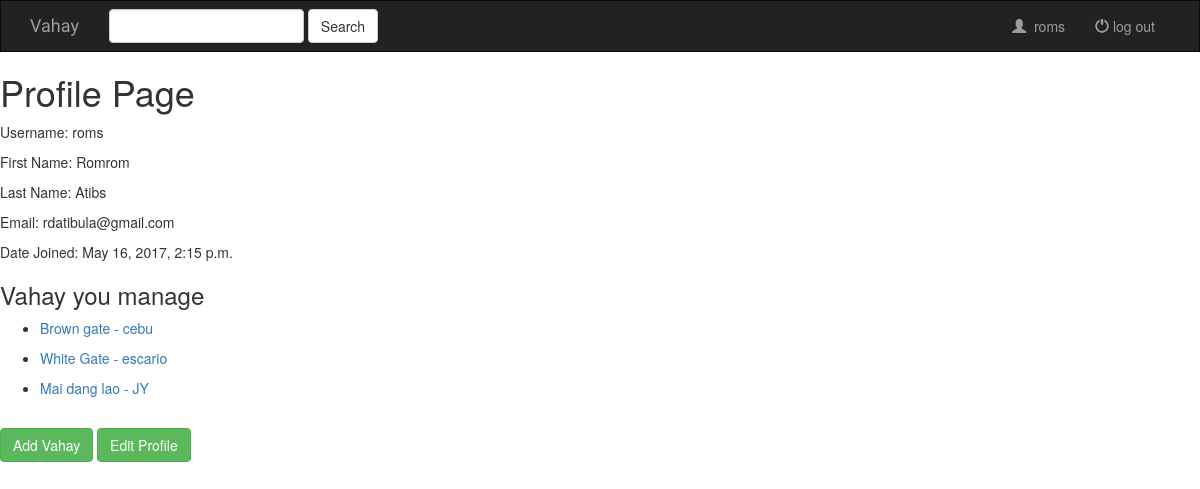
/roms/ (signed in), run on the app's committed database.
### vahay/models.py (models this page shows, shortened)
class Vahay(models.Model):
	owner = models.ForeignKey(User, on_delete=models.CASCADE)
	name = models.CharField(max_length=255)
	rent_range = models.CharField(max_length=100)
	category = models.CharField(max_length=100)
	contact_details = models.CharField(max_length=100)
	rating = models.IntegerField(default=0)
	location = models.CharField(max_length=255)
	available = models.BooleanField(default=1)
	def __str__(self):
		return self.name + " - " + self.location

### vahaysite/views.py (the view)
# urls.py: url(r'^(?P<username>\w+)/$', views.profile, name='profile'),
def profile(request, username):
	if not request.user.is_authenticated:
		return redirect('/')
	vahays =  request.user.vahay_set.all()
	context = {
		'vahays':vahays
	}
	return render(request, 'profile.html', context=context)

### vahaysite/templates/profile.html (shortened to what this page needs)
{% extends 'base.html' %}
{% block body %}
	<h1>Profile Page</h1>
	<p>Username: {{ user.username }}</p>
	<p>First Name: {{ user.first_name}}</p>
	<p>Last Name: {{ user.last_name }}</p>
	<p>Email: {{ user.email }}</p>
	<p>Date Joined: {{ user.date_joined }}</p>
	<h3>Vahay you manage</h3>
	{% for vahay in vahays %}
		<ul>
			<li><a href="{% url 'vahay:vahay_details' vahay.pk %}">{{ vahay }}</a></li>
		</ul>
	{% endfor %}
	<br>
	<a href="{% url 'vahay:add_vahay' user.username %}" class="btn btn-success">Add Vahay</a>
	<a href="{% url 'registration:edit_profile' %}" class="btn btn-success">Edit Profile</a>
{% endblock %}

### vahaysite/templates/base.html (shortened to what this page needs)
{% load static %}
<!DOCTYPE html>
<html>
<head>
	<link rel="stylesheet" href="https://maxcdn.bootstrapcdn.com/bootstrap/3.3.7/css/bootstrap.min.css">
	<link rel="stylesheet" type="text/css" href="{% static 'css/style.css' %}">
</head>
<body>
	<nav class="navbar navbar-inverse">
		<div class="container fluid">
			<div class="navbar-header">
				<a class="navbar-brand" href="{% url 'home' %}">Vahay</a>
			</div>
			<div class="collapse navbar-collapse" id="topNavBar">
				<form class="navbar-form navbar-left" role="search" method="get" action="#">
					<div class="form-group">
						<input type="text" class="form-control" name="q" value="">
					</div>
					<button type="submit" class="btn btn-default">Search</button>
				</form>
				<ul class="nav navbar-nav navbar-right">
					<li class="">
						<a href="{% url 'profile' user.username %}">
							<span class="glyphicon glyphicon-user" aria-hidden="true"></span>&nbsp;
							{% block user %}{{ user.username }}{% endblock %}
						</a>
					</li>
					<li class="">
						<a href="{% url 'sign_out' %}">
							<span class="glyphicon glyphicon-off" aria-hidden="true"></span>&nbsp;log out
						</a>
					</li>
				</ul>
			</div>
		</div>
	</nav>
{% block body %}
{% endblock %}
</body>
</html>

### vahaysite/static/css/style.css (style rules this page uses)
.navbar { border-radius: 0; }
.navbar-brand { font-family: 'Satisfy', cursive; }

### data on the page
Vahay: name+location "Brown gate - cebu"
Vahay: name+location "White Gate - escario"
Vahay: name+location "Mai dang lao - JY"

### other printed values
{{ user.username }} "roms"
{{ user.first_name }} "Romrom"
{{ user.last_name }} "Atibs"
{{ user.email }} "rdatibula@gmail.com"
{{ user.date_joined }} "May 16, 2017, 2:15 p.m."
